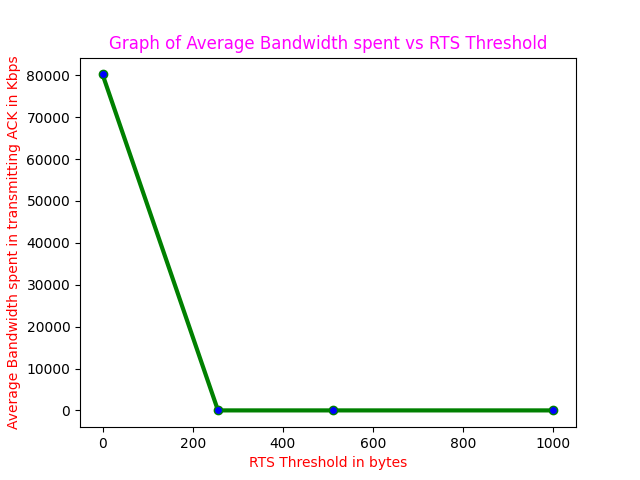

Python code for this plot:
import matplotlib.pyplot as plt
from pylab import MaxNLocator
# x axis values
x = [0,256,512,1000]
# corresponding y axis values
y = [80220.4,0.00133239746094,0.00149932861328,0.00133239746094]

# plotting the points
plt.plot(x, y, color='green',linewidth = 3,
         marker='o', markerfacecolor='blue', markersize=6)
#plt.xlim(0,24)
#plt.ylim(26,31)
# setting x and y axis range
# naming the x axis
plt.xlabel('RTS Threshold in bytes',color="red")
# naming the y axis
plt.ylabel('Average Bandwidth spent in transmitting ACK in Kbps',color="red")
# giving a title to my graph
plt.title('Graph of Average Bandwidth spent vs RTS Threshold',color="magenta")
# function to show the plot
plt.show()
